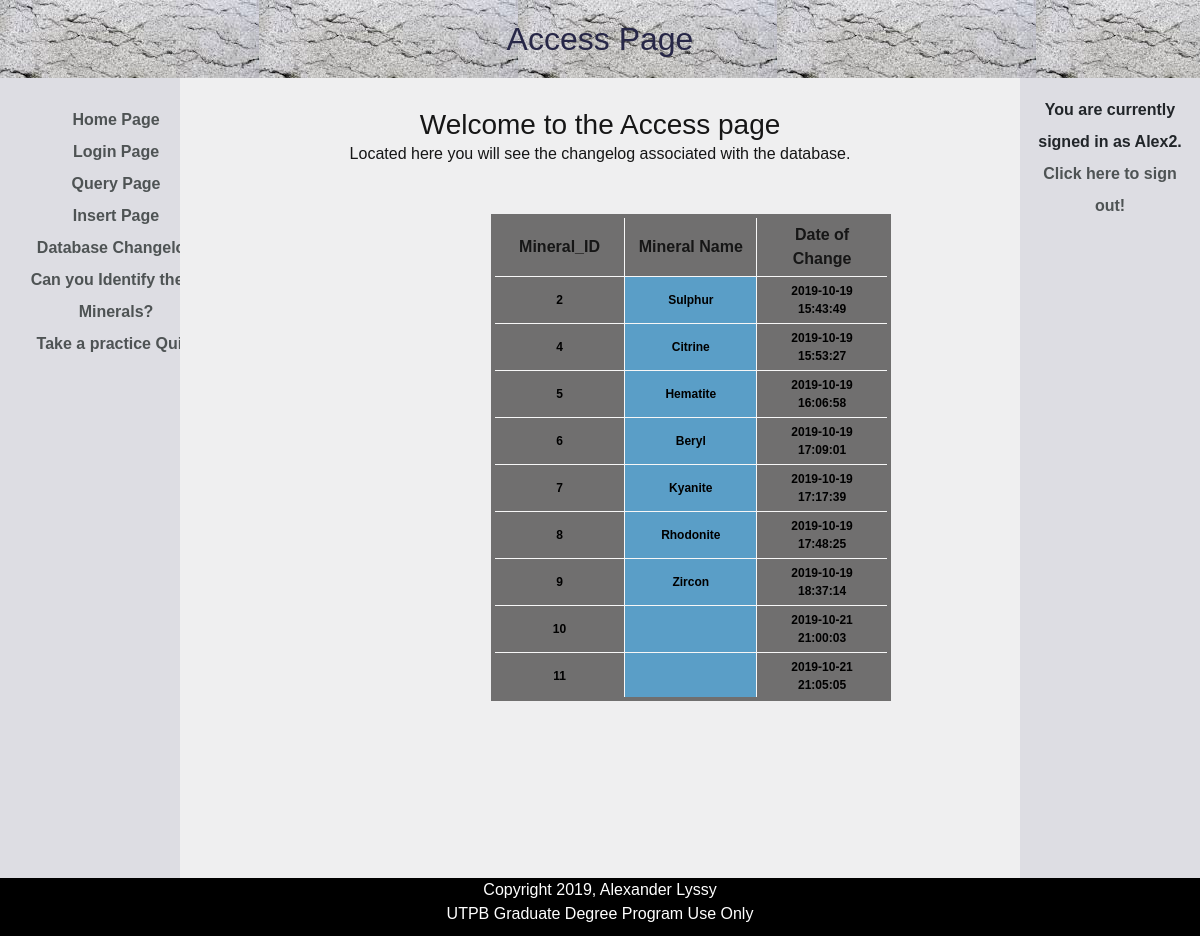
The page /Thesis/p3.php (signed in) on the database its author committed.
### tables this page shows
CREATE TABLE IF NOT EXISTS `audittable1` (
  `Mineral_id` int(11) NOT NULL AUTO_INCREMENT,
  `mname` char(50) DEFAULT NULL,
  `DATETIMEp` char(50) DEFAULT NULL,
  KEY `Mineral_id` (`Mineral_id`)
);

### Thesis/p3.php (the view, shortened to what this page needs)
<!DOCTYPE html>
<html>
<head>
<link rel="stylesheet" href="https://stackpath.bootstrapcdn.com/bootstrap/4.3.1/css/bootstrap.min.css">
<link rel="stylesheet" href="mineralcolors.css">
<div class="header">
	<h2>Access Page</h2>
	</div>
</head>
<body>
<div  class="column side">
	<div class="sidenav">
	<a href="ph.php">Home Page</a><br>
	<a href="login.php">Login Page</a><br>
	<a href="p1.php">Query Page</a><br>
	<a href="p2.php">Insert Page</a><br>
	<a href="p3.php">Database Changelog</a><br>
	<a href="quiz.php">Can you Identify these Minerals?</a><br>
	<a href="quiz2.php">Take a practice Quiz!</a><br>
	</div>
</div>
<div class="column middle">
<h3>Welcome to the Access page</h3>
<p>Located here you will see the changelog associated with the database.</p><br><br>
<div class = "cent2">
<?php
$servername = "localhost";
$username = "root";
$password = "legitpassword1";
$dbname = "mineral";
$conn = new mysqli($servername, $username, $password, $dbname);
  $sql = "SELECT * FROM audittable1;";
  $result = mysqli_query($conn, $sql);
  $resultCheck = mysqli_num_rows($result);
  if ($resultCheck > 0){
	  echo "<table class='steelBlueCols'>";
	  echo "<tr><th>Mineral_ID</th><th>Mineral Name</th><th>Date of Change</th></tr>";
	while ($row = mysqli_fetch_assoc($result)) {
		echo "<tr><td>";
		echo $row['Mineral_id'];
		echo "</td><td>";
		echo $row['mname'];
		echo "</td><td>";
		echo $row['DATETIMEp'];
		echo "</td><tr>";
	}
	  echo "</table>";
  }
?>
</div>
</div>
</body>
<div  class="column oside">
<p>You are currently signed in as <?php echo htmlspecialchars($_SESSION["username"]); ?>.<br> <a href="logout.php">Click here to sign out!</a></p>
</div>
<div class ="footer">
<footer>
<p>Copyright 2019, Alexander Lyssy<br> UTPB Graduate Degree Program Use Only</p>
</footer>
</div>
</html>

### Thesis/mineralcolors.css (style rules this page uses)
* { box-sizing: border-box; margin: 0 !important; }
body { font-family: Arial, Helvetica, sans-serif; margin:0; background: black; padding: 0px; height: 100%; }
.header { background-image: url("headerbackground.jpg"); text-align: center; font-size: 35px; width: 100%; padding: 20px; color: #272747; text-decoration: bold; }
.column { float: left; padding: 30px; height: 800px; }
table { align-items: center; text-align: center; }
tr,td { align-items: center; text-align: center; width:30%; margin:10%; }
.cent2 { width: 100%; padding-left: 36%; padding-right: 20%; }
.cent2 { width: 100%; padding-left: 36%; padding-right: 20%; display: block; }
table.steelBlueCols { border: 4px solid #706f6f; background-color: #706f6f; width: 400px; text-align: center; border-collapse: collapse; }
table.steelBlueCols td, table.steelBlueCols th { border: 1px solid #F7F7F7; padding: 5px 10px; }
table.steelBlueCols tbody td { font-size: 12px; font-weight: bold; color: #000000; }
table.steelBlueCols td:nth-child(even) { background: #5a9ec7; }
.column.side { width: 15%; background-color: #DDDDE3; color: 161616; padding: 16px; text-decoration: none; display: block; text-align: center; z-index: 1; top: 0; left: 0; align-items: stretch; line-height: 200%; font-weight: bold; }
.column.oside { width: 15%; background-color: #DDDDE3; color: 161616; padding: 16px; text-decoration: none; display: block; text-align: center; z-index: 1; top: 0; left: 0; align-items: stretch; line-height: 200%; font-weight: bold; }
.column.middle { width: 70%; background-color: #EFEFF0; text-align: center; color: #161616; margin-left:20%; margin-right:20%; }
.footer { background-color: black; padding: 10px; text-align: center; color: white; bottom: 0; }
.column.side a:link { color: #4E5354; text-decoration: none; }
.column.oside a:link { color: #4E5354; text-decoration: none; }
.sidenav { height: 100%; width: 200px; z-index: 1; top: 0; left: 0; overflow-x: hidden; padding-top: 10px; }

### rows shown on the page
audittable1: Mineral_id "2", mname "Sulphur", DATETIMEp "2019-10-19 15:43:49"
audittable1: Mineral_id "4", mname "Citrine", DATETIMEp "2019-10-19 15:53:27"
audittable1: Mineral_id "5", mname "Hematite", DATETIMEp "2019-10-19 16:06:58"
audittable1: Mineral_id "6", mname "Beryl", DATETIMEp "2019-10-19 17:09:01"
audittable1: Mineral_id "7", mname "Kyanite", DATETIMEp "2019-10-19 17:17:39"
audittable1: Mineral_id "8", mname "Rhodonite", DATETIMEp "2019-10-19 17:48:25"
audittable1: Mineral_id "9", mname "Zircon", DATETIMEp "2019-10-19 18:37:14"
audittable1: Mineral_id "10", DATETIMEp "2019-10-21 21:00:03"
audittable1: Mineral_id "11", DATETIMEp "2019-10-21 21:05:05"

### other values the page prints
$_SESSION["username"] "Alex2"
